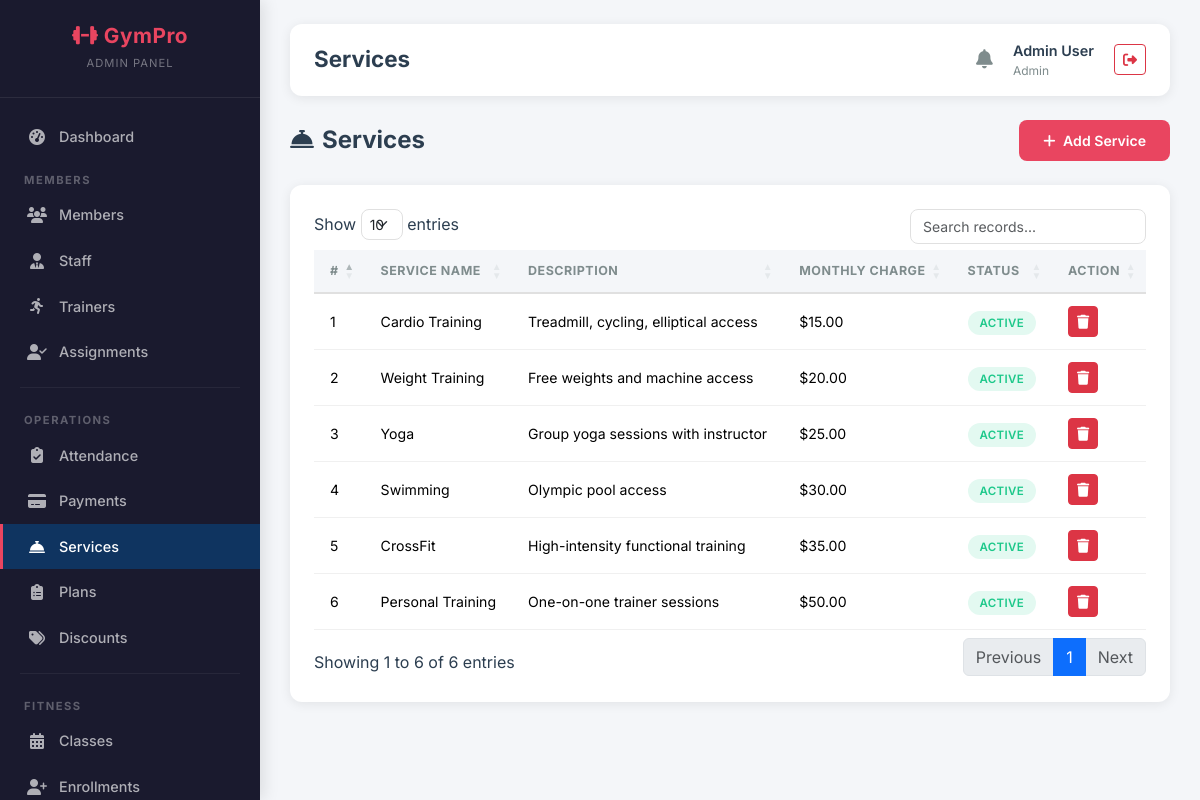
Screenshot of /admin/services.php (signed in) with the database file from the repository.
### tables this page shows
CREATE TABLE services (
    service_id INT AUTO_INCREMENT PRIMARY KEY,
    service_name VARCHAR(100) NOT NULL,
    description TEXT,
    monthly_charge DECIMAL(10,2) NOT NULL,
    status ENUM('active','inactive') DEFAULT 'active',
    created_at TIMESTAMP DEFAULT CURRENT_TIMESTAMP
);

### admin/services.php (the view, shortened to what this page needs)
<?php
require_once __DIR__ . '/../config/db.php';
$services = $pdo->query("SELECT * FROM services ORDER BY created_at DESC")->fetchAll();
include __DIR__ . '/../includes/header.php';
?>
<div class="page-header"><h4><i class="fas fa-concierge-bell me-2"></i>Services</h4>
    <button class="btn btn-accent" data-bs-toggle="modal" data-bs-target="#addModal"><i class="fas fa-plus me-1"></i> Add Service</button></div>
<div class="card-custom"><div class="card-body">
    <table class="table table-custom datatable">
        <thead><tr><th>#</th><th>Service Name</th><th>Description</th><th>Monthly Charge</th><th>Status</th><th>Action</th></tr></thead>
        <tbody>
        <?php foreach ($services as $i => $s): ?>
        <tr><td><?= $i+1 ?></td><td><?= htmlspecialchars($s['service_name']) ?></td><td><?= htmlspecialchars($s['description'] ?? '-') ?></td><td>$<?= number_format($s['monthly_charge'],2) ?></td><td><span class="badge-status badge-<?= $s['status'] ?>"><?= $s['status'] ?></span></td>
        <td><button class="btn btn-danger btn-sm" onclick="confirmDelete('?delete=<?= $s['service_id'] ?>','<?= htmlspecialchars($s['service_name']) ?>')"><i class="fas fa-trash"></i></button></td></tr>
        <?php endforeach; ?>
        </tbody></table></div></div>
<?php include __DIR__ . '/../includes/footer.php'; ?>

### assets/css/custom.css (style rules this page uses)
:root { --sidebar-bg: #1a1a2e; --sidebar-hover: #16213e; --sidebar-active: #0f3460; --accent: #e94560; --accent-hover: #c81e45; --accent-light: rgba(233, 69, 96, 0.15); --bg-light: #f4f6f9; --bg-white: #ffffff; --text-dark: #2c3e50; --text-muted: #7f8c8d; --text-light: #ecf0f1; --border-color: #e0e0e0; --shadow: 0 2px 12px rgba(0, 0, 0, 0.08); --shadow-lg: 0 8px 30px rgba(0, 0, 0, 0.12); --radius: 12px; --radius-sm: 8px; --transition: all 0.3s ease; --font-main: 'Inter', sans-serif; }
* { box-sizing: border-box; }
body { font-family: var(--font-main); background: var(--bg-light); color: var(--text-dark); margin: 0; padding: 0; min-height: 100vh; }
.card-custom { background: var(--bg-white); border-radius: var(--radius); box-shadow: var(--shadow); border: none; overflow: hidden; transition: var(--transition); }
.card-custom .card-body { padding: 24px; }
.table-custom { width: 100%; border-collapse: separate; border-spacing: 0; }
.table-custom thead th { background: var(--bg-light); font-size: 0.78rem; font-weight: 700; text-transform: uppercase; letter-spacing: 0.5px; color: var(--text-muted); padding: 12px 16px; border-bottom: 2px solid var(--border-color); }
.table-custom tbody td { padding: 12px 16px; font-size: 0.88rem; border-bottom: 1px solid #f0f0f0; vertical-align: middle; }
.badge-status { padding: 5px 12px; border-radius: 20px; font-size: 0.72rem; font-weight: 600; text-transform: uppercase; letter-spacing: 0.3px; }
.badge-active { background: rgba(28, 200, 138, 0.12); color: #1cc88a; }
.btn-accent { background: var(--accent); color: #fff; border: none; padding: 10px 24px; border-radius: var(--radius-sm); font-weight: 600; font-size: 0.88rem; transition: var(--transition); cursor: pointer; }
.page-header { display: flex; justify-content: space-between; align-items: center; margin-bottom: 24px; flex-wrap: wrap; gap: 12px; }
.page-header h4 { font-weight: 700; margin: 0; }

### rows the page displays
services: service_name "Cardio Training", description "Treadmill, cycling, elliptical access", monthly_charge "15.00", status "ACTIVE"
services: service_name "Weight Training", description "Free weights and machine access", monthly_charge "20.00", status "ACTIVE"
services: service_name "Yoga", description "Group yoga sessions with instructor", monthly_charge "25.00", status "ACTIVE"
services: service_name "Swimming", description "Olympic pool access", monthly_charge "30.00", status "ACTIVE"
services: service_name "CrossFit", description "High-intensity functional training", monthly_charge "35.00", status "ACTIVE"
services: service_name "Personal Training", description "One-on-one trainer sessions", monthly_charge "50.00", status "ACTIVE"

### other values shown
$page_title "Services"
$_SESSION['full_name'] "Admin User"
$_SESSION['role'] "Admin"
